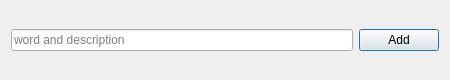
<?xml version="1.0" encoding="UTF-8"?>
<ui version="4.0">
 <class>AddNewDialog</class>
 <widget class="QDialog" name="AddNewDialog">
  <property name="geometry">
   <rect>
    <x>0</x>
    <y>0</y>
    <width>450</width>
    <height>80</height>
   </rect>
  </property>
  <property name="minimumSize">
   <size>
    <width>450</width>
    <height>80</height>
   </size>
  </property>
  <property name="windowTitle">
   <string>Add new word</string>
  </property>
  <property name="windowIcon">
   <iconset theme="edit-paste">
    <normaloff>.</normaloff>.</iconset>
  </property>
  <property name="modal">
   <bool>true</bool>
  </property>
  <layout class="QVBoxLayout" name="verticalLayout">
   <item>
    <layout class="QHBoxLayout" name="horizontalLayout">
     <item>
      <widget class="QLineEdit" name="lineEdit">
       <property name="maxLength">
        <number>255</number>
       </property>
       <property name="placeholderText">
        <string>word and description</string>
       </property>
      </widget>
     </item>
     <item>
      <widget class="QPushButton" name="pushButton">
       <property name="text">
        <string>Add</string>
       </property>
      </widget>
     </item>
    </layout>
   </item>
  </layout>
 </widget>
 <resources/>
 <connections/>
</ui>
